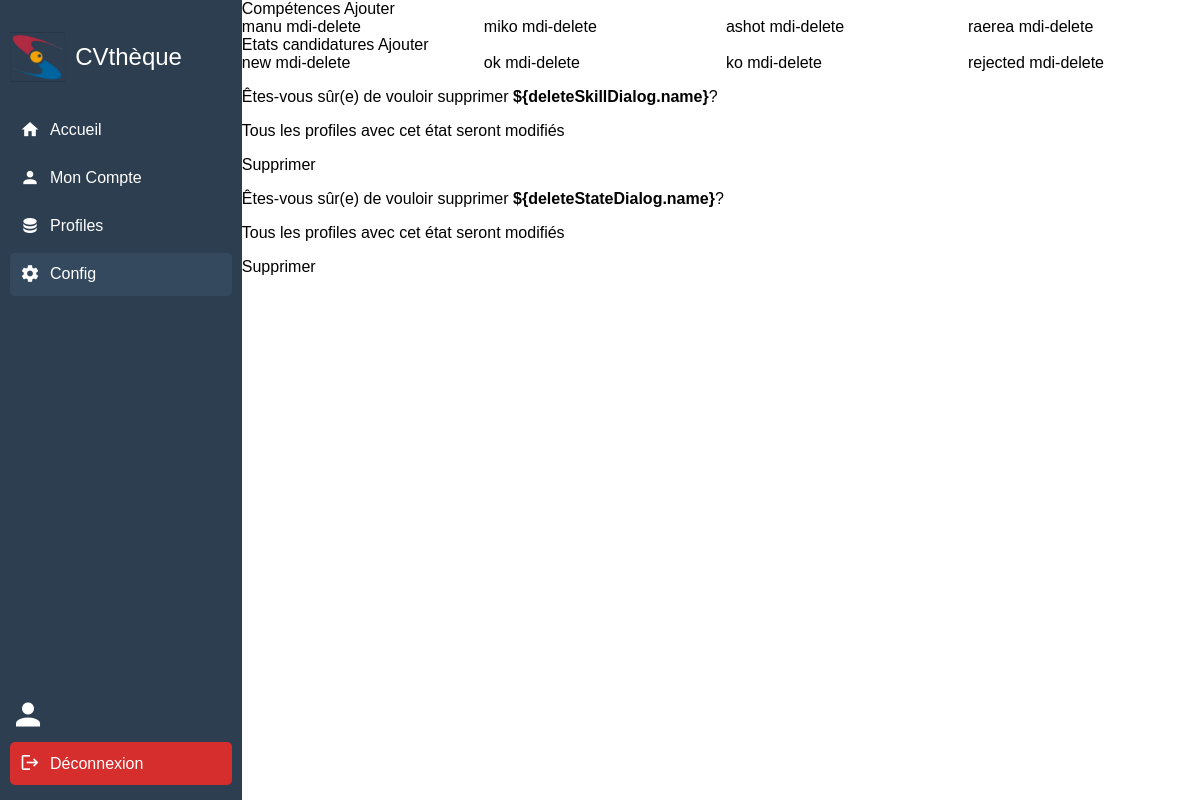
The app's page /config/, older data.
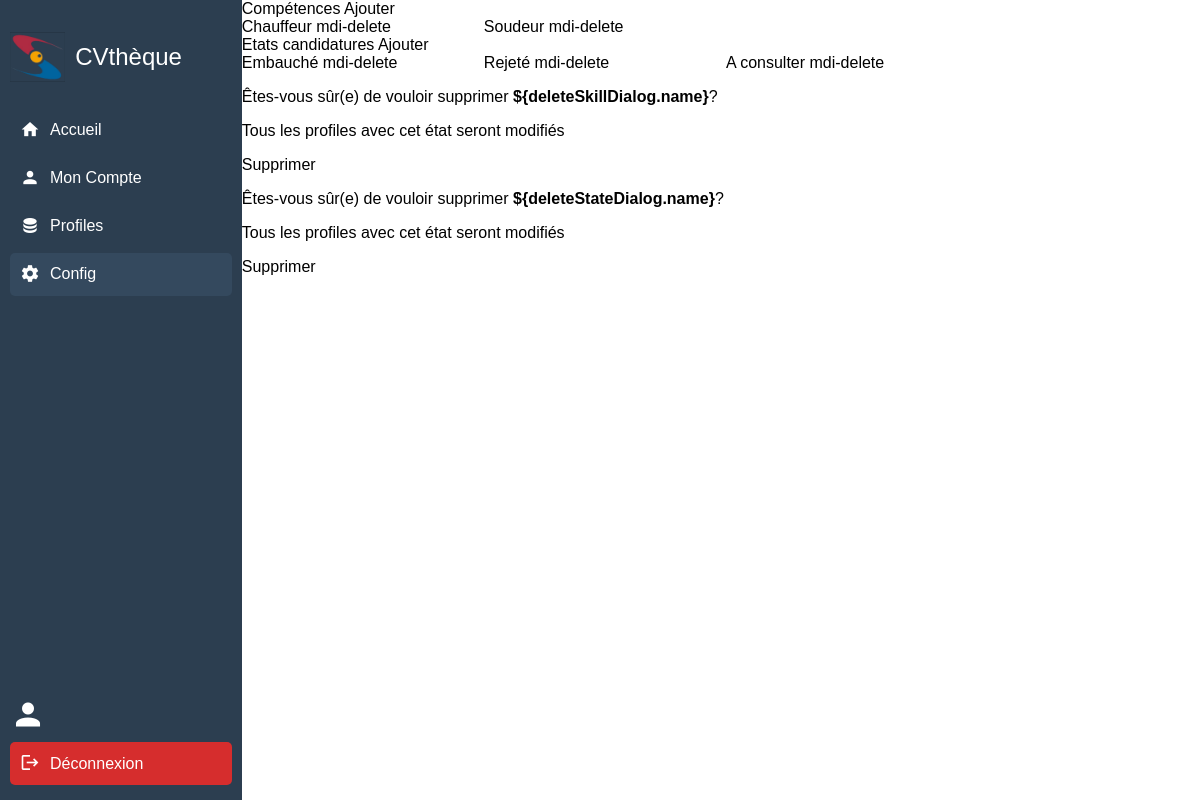
The same page, newer data.
### config/models.py (models this page shows, shortened)
class Skill(models.Model):
    name = models.CharField(max_length=100)
    def __str__(self):
        return f"Skill [name: {self.name}]"

class State(models.Model):
    name = models.CharField(max_length=100)

### config/views.py (the view)
# urls.py: path('config/', config_view, name='config'),
def config_view(request):
    if request.method == 'GET':
        skills = Skill.objects.all()
        states = State.objects.all()
        create_form = SkillForm()
        delete_form = SkillDeleteForm()
        return render(
            request,
            'config.html',
            {'skills': skills, 'states': states,
                'create_form': create_form, 'delete_form': delete_form}
        )

### accounts/templatetags/auth_extras.py (called while the page is built)
@register.filter(name='has_groups')
def has_groups(user, group_names):
    if isinstance(group_names, str):
        group_names = group_names.split(',')
    return user.groups.filter(name__in=group_names).exists() or user.is_superuser

### config/templates/config.html (shortened to what this page needs)
{% extends 'baseV3.html' %}
{% load auth_extras %}
{% block content %}
<!DOCTYPE html>
<html lang="en">
<head>
</head>
<body>
    <div id="app" style="width: 100%;">
        <v-app>
            <v-main>
                <v-container class="bg-yelloww">
                    <v-card flat>
                        <v-card-title class="bg-redd text-h4 pa-5">
                            Compétences
                        </v-card-title>
                        <v-card-actions>
                            <v-form method="POST" action="{% url 'create_skill' %}" style="width: 100%;">
                                <v-row>
                                    <v-col cols="3">
                                        <v-btn class="text-none mb-4 right" color="blue" type="submit" size="x-large"
                                            variant="flat" block>
                                            Ajouter
                                        </v-btn>
                                    </v-col>
                                </v-row>
                            </v-form>
                        </v-card-actions>
                        <v-card-text>
                            <v-row class="bg-greenn items-grid">
                                {% for skill in skills %}
                                <v-card class="bg-grey-lighten-4">
                                    <v-row>
                                        <v-col cols="9" class="bg-bluee">
                                            <v-card-title>
                                                {{skill.name}}
                                            </v-card-title>
                                        </v-col>
                                        <v-col cols="3" class="bg-redd">
                                            <v-card-actions>
                                                <v-icon size="24" color="grey-darken-3"
                                                    @click="deleteSkill({{skill.id}}, '{{skill.name}}')">
                                                    mdi-delete </v-icon>
                                            </v-card-actions>
                                        </v-col>
                                    </v-row>
                                </v-card>
                                {% endfor %}
                            </v-row>
                        </v-card-text>
                    </v-card>
                    <v-card flat>
                        <v-card-title class="bg-redd text-h4 pa-5">
                            Etats candidatures
                        </v-card-title>
                        <v-card-actions>
                            <v-form method="POST" action="{% url 'create_state' %}" style="width: 100%;">
                                <v-row>
                                    <v-col cols="3">
                                        <v-btn class="text-none mb-4 right" color="blue" type="submit" size="x-large"
                                            variant="flat" block>
                                            Ajouter
                                        </v-btn>
                                    </v-col>
                                </v-row>
                            </v-form>
                        </v-card-actions>
                        <v-card-text>
                            <v-row class="bg-greenn items-grid">
                                {% for state in states %}
                                <v-card class="bg-grey-lighten-4">
                                    <v-row>
                                        <v-col cols="9" class="bg-bluee">
                                            <v-card-title>
                                                {{state.name}}
                                            </v-card-title>
                                        </v-col>
                                        <v-col cols="3" class="bg-redd">
                                            <v-card-actions>
                                                <v-icon size="24" color="grey-darken-3"
                                                    @click="deleteState({{state.id}}, '{{state.name}}')">
                                                    mdi-delete </v-icon>
                                            </v-card-actions>
                                        </v-col>
                                    </v-row>
                                </v-card>
                                {% endfor %}
                            </v-row>
                        </v-card-text>
                    </v-card>
                </v-container>
                <v-dialog v-model="deleteSkillDialog.open" style="width: 50%;">
                    <v-card class="bg-greenn">
                        <v-card-text class="text-h6">
                            <p>Êtes-vous sûr(e) de vouloir supprimer <strong
                                    id="skill-name">${deleteSkillDialog.name}</strong>?</p>
                            <p>Tous les profiles avec cet état seront modifiés</p>
                        </v-card-text>
                        <v-card-actions>
                            <form method="post" action="{% url 'delete_skill' %}" class="w-100">
                                <div>
                                    <v-btn class="text-none mb-4 " color="red" type="submit" size="x-large"
                                        variant="flat" block>
                                        Supprimer
                                    </v-btn>
                                </div>
                            </form>
                        </v-card-actions>
                    </v-card>
                </v-dialog>
                <v-dialog v-model="deleteStateDialog.open" style="width: 50%;">
                    <v-card class="bg-greenn">
                        <v-card-text class="text-h6">
                            <p>Êtes-vous sûr(e) de vouloir supprimer <strong
                                    id="skill-name">${deleteStateDialog.name}</strong>?</p>
                            <p>Tous les profiles avec cet état seront modifiés</p>
                        </v-card-text>
                        <v-card-actions>
                            <form method="post" action="{% url 'delete_state' %}" class="w-100">
                                <div>
                                    <v-btn class="text-none mb-4 " color="red" type="submit" size="x-large"
                                        variant="flat" block>
                                        Supprimer
                                    </v-btn>
                                </div>
                            </form>
                        </v-card-actions>
                    </v-card>
                </v-dialog>
            </v-main>
        </v-app>
    </div>
</body>
{% endblock %}

### profiles/templates/baseV3.html (shortened to what this page needs)
{% load static %}
{% load auth_extras %}
<!DOCTYPE html>
<html lang="en">
<head>
    <link href="https://cdn.jsdelivr.net/npm/vuetify@3.7/dist/vuetify.min.css" rel="stylesheet">
    <link href="https://cdn.jsdelivr.net/npm/@mdi/font/css/materialdesignicons.min.css" rel="stylesheet">
</head>
<body>
    <div class="container">
        <div class="sidebar">
            <div class="logo">
                <img src="{% static 'images/logoCrop.png' %}" alt="Company Logo">
                <span>CVthèque</span>
            </div>
            <nav class="menu">
                <a href="{% url 'home' %}" class="{% if request.path == '/' %}active{% endif %}">
                    <span class="mdi mdi-home"></span>
                    Accueil
                </a>
                <a href="{% url 'account' %}" class="{% if request.path == '/account/' %}active{% endif %}">
                    <span class="mdi mdi-account"></span>
                    Mon Compte
                </a>
                <a href="{% url 'profiles' %}" class="{% if request.path == '/profiles/' %}active{% endif %}">
                    <span class="mdi mdi-database"></span>
                    Profiles
                </a>
                <a href="{% url 'config' %}" class="{% if request.path == '/config/' %}active{% endif %}">
                    <span class="mdi mdi-cog"></span>
                    Config
                </a>
            </nav>
            <div class="logout">
                <div id="account-details">
                    <span class="mdi mdi-account"></span>
                </div>
                <a href="{% url 'logout' %}">
                    <span class="mdi mdi-logout"></span>
                    Déconnexion
                </a>
            </div>
        </div>
        <div class="content">
            {% block content %}
            {% endblock %}
        </div>
    </div>
</body>
</html>

### profiles/templates/baseV3.html (style rules this page uses)
body, html { margin: 0; padding: 0; font-family: Arial, sans-serif; height: 100%; }
.container { display: flex; height: 100vh; width: 100%; }
.sidebar { width: 250px; background-color: #2c3e50; color: white; display: flex; flex-direction: column; justify-content: space-between; padding: 10px; }
.logo { display: flex; align-items: center; height: 12%; }
.logo img { height: 50px; margin-right: 10px; }
.logo span { font-size: 24px; }
.menu { flex-grow: 1; }
.menu a { display: flex; align-items: center; padding: 10px; margin: 5px 0; color: white; text-decoration: none; border-radius: 5px; transition: background-color 0.3s; }
.menu a:hover, .menu a.active { background-color: #34495e; }
.menu .mdi { font-size: 20px; margin-right: 10px; }
.logout { width: 100%; }
.logout a { display: flex; align-items: center; padding: 10px; margin: 5px 0; background-color: rgb(214, 45, 45); color: white; text-decoration: none; border-radius: 5px; transition: background-color 0.3s; }
.logout .mdi { font-size: 20px; margin-right: 10px; }
.logout #account-details { display: flex; align-items: center; gap: 5px }
.logout #account-details .mdi { font-size: 36px; }
.content { width: 90%; }

### config/templates/config.html (style rules this page uses)
.items-grid { display: grid; grid-template-columns: repeat(4, 1fr); gap: 10px; }

Row changes from the older to the newer data that the page shows:
removed Skill: name "ashot"
removed Skill: name "raerea"
removed State: name "new"
removed State: name "ok"
changed Skill: name "manu" → "Chauffeur"
changed Skill: name "miko" → "Soudeur"
changed State: name "ko" → "Embauché"
changed State: name "rejected" → "Rejeté"
added State: name "A consulter"
